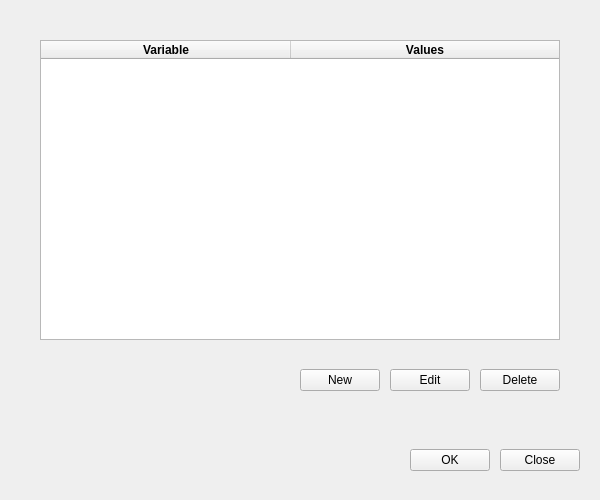
<?xml version="1.0" encoding="UTF-8"?>
<ui version="4.0">
 <class>MainWindow</class>
 <widget class="QWidget" name="MainWindow">
  <property name="windowModality">
   <enum>Qt::WindowModality::NonModal</enum>
  </property>
  <property name="geometry">
   <rect>
    <x>0</x>
    <y>0</y>
    <width>600</width>
    <height>500</height>
   </rect>
  </property>
  <property name="sizePolicy">
   <sizepolicy hsizetype="Preferred" vsizetype="Preferred">
    <horstretch>0</horstretch>
    <verstretch>0</verstretch>
   </sizepolicy>
  </property>
  <property name="minimumSize">
   <size>
    <width>600</width>
    <height>500</height>
   </size>
  </property>
  <property name="palette">
   <palette>
    <active>
     <colorrole role="WindowText">
      <brush brushstyle="SolidPattern">
       <color alpha="255">
        <red>0</red>
        <green>0</green>
        <blue>0</blue>
       </color>
      </brush>
     </colorrole>
     <colorrole role="Button">
      <brush brushstyle="SolidPattern">
       <color alpha="255">
        <red>222</red>
        <green>221</green>
        <blue>218</blue>
       </color>
      </brush>
     </colorrole>
     <colorrole role="Light">
      <brush brushstyle="SolidPattern">
       <color alpha="255">
        <red>255</red>
        <green>255</green>
        <blue>255</blue>
       </color>
      </brush>
     </colorrole>
     <colorrole role="Midlight">
      <brush brushstyle="SolidPattern">
       <color alpha="255">
        <red>238</red>
        <green>238</green>
        <blue>236</blue>
       </color>
      </brush>
     </colorrole>
     <colorrole role="Dark">
      <brush brushstyle="SolidPattern">
       <color alpha="255">
        <red>111</red>
        <green>110</green>
        <blue>109</blue>
       </color>
      </brush>
     </colorrole>
     <colorrole role="Mid">
      <brush brushstyle="SolidPattern">
       <color alpha="255">
        <red>148</red>
        <green>147</green>
        <blue>145</blue>
       </color>
      </brush>
     </colorrole>
     <colorrole role="Text">
      <brush brushstyle="SolidPattern">
       <color alpha="255">
        <red>0</red>
        <green>0</green>
        <blue>0</blue>
       </color>
      </brush>
     </colorrole>
     <colorrole role="BrightText">
      <brush brushstyle="SolidPattern">
       <color alpha="255">
        <red>255</red>
        <green>255</green>
        <blue>255</blue>
       </color>
      </brush>
     </colorrole>
     <colorrole role="ButtonText">
      <brush brushstyle="SolidPattern">
       <color alpha="255">
        <red>0</red>
        <green>0</green>
        <blue>0</blue>
       </color>
      </brush>
     </colorrole>
     <colorrole role="Base">
      <brush brushstyle="SolidPattern">
       <color alpha="255">
        <red>255</red>
        <green>255</green>
        <blue>255</blue>
       </color>
      </brush>
     </colorrole>
     <colorrole role="Window">
      <brush brushstyle="SolidPattern">
       <color alpha="255">
        <red>222</red>
        <green>221</green>
        <blue>218</blue>
       </color>
      </brush>
     </colorrole>
     <colorrole role="Shadow">
      <brush brushstyle="SolidPattern">
       <color alpha="255">
        <red>0</red>
        <green>0</green>
        <blue>0</blue>
       </color>
      </brush>
     </colorrole>
     <colorrole role="AlternateBase">
      <brush brushstyle="SolidPattern">
       <color alpha="255">
        <red>238</red>
        <green>238</green>
        <blue>236</blue>
       </color>
      </brush>
     </colorrole>
     <colorrole role="ToolTipBase">
      <brush brushstyle="SolidPattern">
       <color alpha="255">
        <red>255</red>
        <green>255</green>
        <blue>220</blue>
       </color>
      </brush>
     </colorrole>
     <colorrole role="ToolTipText">
      <brush brushstyle="SolidPattern">
       <color alpha="255">
        <red>0</red>
        <green>0</green>
        <blue>0</blue>
       </color>
      </brush>
     </colorrole>
     <colorrole role="PlaceholderText">
      <brush brushstyle="SolidPattern">
       <color alpha="127">
        <red>0</red>
        <green>0</green>
        <blue>0</blue>
       </color>
      </brush>
     </colorrole>
    </active>
    <inactive>
     <colorrole role="WindowText">
      <brush brushstyle="SolidPattern">
       <color alpha="255">
        <red>0</red>
        <green>0</green>
        <blue>0</blue>
       </color>
      </brush>
     </colorrole>
     <colorrole role="Button">
      <brush brushstyle="SolidPattern">
       <color alpha="255">
        <red>239</red>
        <green>239</green>
        <blue>239</blue>
       </color>
      </brush>
     </colorrole>
     <colorrole role="Light">
      <brush brushstyle="SolidPattern">
       <color alpha="255">
        <red>255</red>
        <green>255</green>
        <blue>255</blue>
       </color>
      </brush>
     </colorrole>
     <colorrole role="Midlight">
      <brush brushstyle="SolidPattern">
       <color alpha="255">
        <red>202</red>
        <green>202</green>
        <blue>202</blue>
       </color>
      </brush>
     </colorrole>
     <colorrole role="Dark">
      <brush brushstyle="SolidPattern">
       <color alpha="255">
        <red>159</red>
        <green>159</green>
        <blue>159</blue>
       </color>
      </brush>
     </colorrole>
     <colorrole role="Mid">
      <brush brushstyle="SolidPattern">
       <color alpha="255">
        <red>184</red>
        <green>184</green>
        <blue>184</blue>
       </color>
      </brush>
     </colorrole>
     <colorrole role="Text">
      <brush brushstyle="SolidPattern">
       <color alpha="255">
        <red>0</red>
        <green>0</green>
        <blue>0</blue>
       </color>
      </brush>
     </colorrole>
     <colorrole role="BrightText">
      <brush brushstyle="SolidPattern">
       <color alpha="255">
        <red>255</red>
        <green>255</green>
        <blue>255</blue>
       </color>
      </brush>
     </colorrole>
     <colorrole role="ButtonText">
      <brush brushstyle="SolidPattern">
       <color alpha="255">
        <red>0</red>
        <green>0</green>
        <blue>0</blue>
       </color>
      </brush>
     </colorrole>
     <colorrole role="Base">
      <brush brushstyle="SolidPattern">
       <color alpha="255">
        <red>255</red>
        <green>255</green>
        <blue>255</blue>
       </color>
      </brush>
     </colorrole>
     <colorrole role="Window">
      <brush brushstyle="SolidPattern">
       <color alpha="255">
        <red>239</red>
        <green>239</green>
        <blue>239</blue>
       </color>
      </brush>
     </colorrole>
     <colorrole role="Shadow">
      <brush brushstyle="SolidPattern">
       <color alpha="255">
        <red>118</red>
        <green>118</green>
        <blue>118</blue>
       </color>
      </brush>
     </colorrole>
     <colorrole role="AlternateBase">
      <brush brushstyle="SolidPattern">
       <color alpha="255">
        <red>247</red>
        <green>247</green>
        <blue>247</blue>
       </color>
      </brush>
     </colorrole>
     <colorrole role="ToolTipBase">
      <brush brushstyle="SolidPattern">
       <color alpha="255">
        <red>255</red>
        <green>255</green>
        <blue>220</blue>
       </color>
      </brush>
     </colorrole>
     <colorrole role="ToolTipText">
      <brush brushstyle="SolidPattern">
       <color alpha="255">
        <red>0</red>
        <green>0</green>
        <blue>0</blue>
       </color>
      </brush>
     </colorrole>
     <colorrole role="PlaceholderText">
      <brush brushstyle="SolidPattern">
       <color alpha="128">
        <red>0</red>
        <green>0</green>
        <blue>0</blue>
       </color>
      </brush>
     </colorrole>
    </inactive>
    <disabled>
     <colorrole role="WindowText">
      <brush brushstyle="SolidPattern">
       <color alpha="255">
        <red>111</red>
        <green>110</green>
        <blue>109</blue>
       </color>
      </brush>
     </colorrole>
     <colorrole role="Button">
      <brush brushstyle="SolidPattern">
       <color alpha="255">
        <red>222</red>
        <green>221</green>
        <blue>218</blue>
       </color>
      </brush>
     </colorrole>
     <colorrole role="Light">
      <brush brushstyle="SolidPattern">
       <color alpha="255">
        <red>255</red>
        <green>255</green>
        <blue>255</blue>
       </color>
      </brush>
     </colorrole>
     <colorrole role="Midlight">
      <brush brushstyle="SolidPattern">
       <color alpha="255">
        <red>238</red>
        <green>238</green>
        <blue>236</blue>
       </color>
      </brush>
     </colorrole>
     <colorrole role="Dark">
      <brush brushstyle="SolidPattern">
       <color alpha="255">
        <red>111</red>
        <green>110</green>
        <blue>109</blue>
       </color>
      </brush>
     </colorrole>
     <colorrole role="Mid">
      <brush brushstyle="SolidPattern">
       <color alpha="255">
        <red>148</red>
        <green>147</green>
        <blue>145</blue>
       </color>
      </brush>
     </colorrole>
     <colorrole role="Text">
      <brush brushstyle="SolidPattern">
       <color alpha="255">
        <red>111</red>
        <green>110</green>
        <blue>109</blue>
       </color>
      </brush>
     </colorrole>
     <colorrole role="BrightText">
      <brush brushstyle="SolidPattern">
       <color alpha="255">
        <red>255</red>
        <green>255</green>
        <blue>255</blue>
       </color>
      </brush>
     </colorrole>
     <colorrole role="ButtonText">
      <brush brushstyle="SolidPattern">
       <color alpha="255">
        <red>111</red>
        <green>110</green>
        <blue>109</blue>
       </color>
      </brush>
     </colorrole>
     <colorrole role="Base">
      <brush brushstyle="SolidPattern">
       <color alpha="255">
        <red>222</red>
        <green>221</green>
        <blue>218</blue>
       </color>
      </brush>
     </colorrole>
     <colorrole role="Window">
      <brush brushstyle="SolidPattern">
       <color alpha="255">
        <red>222</red>
        <green>221</green>
        <blue>218</blue>
       </color>
      </brush>
     </colorrole>
     <colorrole role="Shadow">
      <brush brushstyle="SolidPattern">
       <color alpha="255">
        <red>177</red>
        <green>177</green>
        <blue>177</blue>
       </color>
      </brush>
     </colorrole>
     <colorrole role="AlternateBase">
      <brush brushstyle="SolidPattern">
       <color alpha="255">
        <red>247</red>
        <green>247</green>
        <blue>247</blue>
       </color>
      </brush>
     </colorrole>
     <colorrole role="ToolTipBase">
      <brush brushstyle="SolidPattern">
       <color alpha="255">
        <red>255</red>
        <green>255</green>
        <blue>220</blue>
       </color>
      </brush>
     </colorrole>
     <colorrole role="ToolTipText">
      <brush brushstyle="SolidPattern">
       <color alpha="255">
        <red>0</red>
        <green>0</green>
        <blue>0</blue>
       </color>
      </brush>
     </colorrole>
     <colorrole role="PlaceholderText">
      <brush brushstyle="SolidPattern">
       <color alpha="128">
        <red>0</red>
        <green>0</green>
        <blue>0</blue>
       </color>
      </brush>
     </colorrole>
    </disabled>
   </palette>
  </property>
  <property name="windowTitle">
   <string>Environment Variables</string>
  </property>
  <layout class="QVBoxLayout" name="verticalLayout">
   <property name="spacing">
    <number>20</number>
   </property>
   <property name="sizeConstraint">
    <enum>QLayout::SizeConstraint::SetDefaultConstraint</enum>
   </property>
   <property name="leftMargin">
    <number>20</number>
   </property>
   <property name="topMargin">
    <number>20</number>
   </property>
   <property name="rightMargin">
    <number>20</number>
   </property>
   <property name="bottomMargin">
    <number>20</number>
   </property>
   <item>
    <widget class="QFrame" name="table_frame">
     <property name="sizePolicy">
      <sizepolicy hsizetype="Expanding" vsizetype="Expanding">
       <horstretch>0</horstretch>
       <verstretch>0</verstretch>
      </sizepolicy>
     </property>
     <property name="frameShape">
      <enum>QFrame::Shape::NoFrame</enum>
     </property>
     <layout class="QVBoxLayout" name="table_lo">
      <property name="spacing">
       <number>20</number>
      </property>
      <property name="leftMargin">
       <number>20</number>
      </property>
      <property name="topMargin">
       <number>20</number>
      </property>
      <property name="rightMargin">
       <number>20</number>
      </property>
      <property name="bottomMargin">
       <number>20</number>
      </property>
      <item>
       <widget class="QTableWidget" name="table">
        <property name="editTriggers">
         <set>QAbstractItemView::EditTrigger::NoEditTriggers</set>
        </property>
        <property name="tabKeyNavigation">
         <bool>false</bool>
        </property>
        <property name="showDropIndicator" stdset="0">
         <bool>false</bool>
        </property>
        <property name="dragDropOverwriteMode">
         <bool>false</bool>
        </property>
        <property name="selectionMode">
         <enum>QAbstractItemView::SelectionMode::SingleSelection</enum>
        </property>
        <property name="selectionBehavior">
         <enum>QAbstractItemView::SelectionBehavior::SelectRows</enum>
        </property>
        <property name="verticalScrollMode">
         <enum>QAbstractItemView::ScrollMode::ScrollPerPixel</enum>
        </property>
        <property name="horizontalScrollMode">
         <enum>QAbstractItemView::ScrollMode::ScrollPerPixel</enum>
        </property>
        <attribute name="horizontalHeaderMinimumSectionSize">
         <number>250</number>
        </attribute>
        <attribute name="horizontalHeaderStretchLastSection">
         <bool>true</bool>
        </attribute>
        <attribute name="verticalHeaderVisible">
         <bool>false</bool>
        </attribute>
        <column>
         <property name="text">
          <string>Variable</string>
         </property>
         <property name="font">
          <font>
           <bold>true</bold>
          </font>
         </property>
        </column>
        <column>
         <property name="text">
          <string>Values</string>
         </property>
         <property name="font">
          <font>
           <bold>true</bold>
          </font>
         </property>
        </column>
       </widget>
      </item>
      <item>
       <layout class="QHBoxLayout" name="btn_lo2">
        <property name="spacing">
         <number>10</number>
        </property>
        <item>
         <spacer name="horizontalSpacer">
          <property name="orientation">
           <enum>Qt::Orientation::Horizontal</enum>
          </property>
          <property name="sizeHint" stdset="0">
           <size>
            <width>20</width>
            <height>40</height>
           </size>
          </property>
         </spacer>
        </item>
        <item>
         <widget class="QPushButton" name="btn_new">
          <property name="text">
           <string>New</string>
          </property>
         </widget>
        </item>
        <item>
         <widget class="QPushButton" name="btn_edit">
          <property name="text">
           <string>Edit</string>
          </property>
         </widget>
        </item>
        <item>
         <widget class="QPushButton" name="btn_delete">
          <property name="text">
           <string>Delete</string>
          </property>
         </widget>
        </item>
       </layout>
      </item>
     </layout>
    </widget>
   </item>
   <item>
    <layout class="QHBoxLayout" name="btn_lo1">
     <property name="spacing">
      <number>10</number>
     </property>
     <item>
      <spacer name="horizontalSpacer_2">
       <property name="orientation">
        <enum>Qt::Orientation::Horizontal</enum>
       </property>
       <property name="sizeHint" stdset="0">
        <size>
         <width>20</width>
         <height>40</height>
        </size>
       </property>
      </spacer>
     </item>
     <item>
      <widget class="QPushButton" name="btn_ok">
       <property name="autoFillBackground">
        <bool>false</bool>
       </property>
       <property name="text">
        <string>OK</string>
       </property>
      </widget>
     </item>
     <item>
      <widget class="QPushButton" name="btn_close">
       <property name="text">
        <string>Close</string>
       </property>
      </widget>
     </item>
    </layout>
   </item>
  </layout>
 </widget>
 <layoutdefault spacing="10" margin="10"/>
 <resources/>
 <connections/>
 <designerdata>
  <property name="gridDeltaX">
   <number>10</number>
  </property>
  <property name="gridDeltaY">
   <number>10</number>
  </property>
  <property name="gridSnapX">
   <bool>true</bool>
  </property>
  <property name="gridSnapY">
   <bool>true</bool>
  </property>
  <property name="gridVisible">
   <bool>true</bool>
  </property>
 </designerdata>
</ui>
